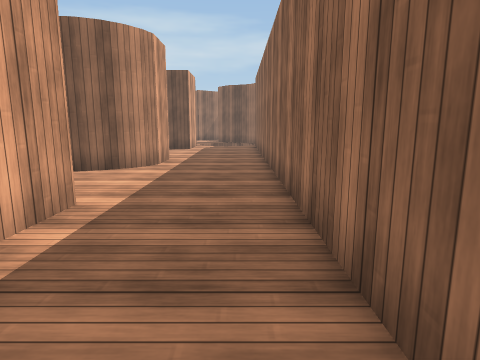
View 1 (above)

23 first-person views from a walk through a Unity game level. The camera is 1.2 m above the floor, tilts 10° down and sees 75° across. The floor is counted in squares, 1 m on a side. Each view is taken from the middle of a square. On the plan, view 1 faces up. The plan holds only what a view shows up to about 13 squares ahead; the rest is blank. The place goes on beyond the plan. The player character is not drawn. Surface patterns are stand-ins for the level's own textures.

View 2
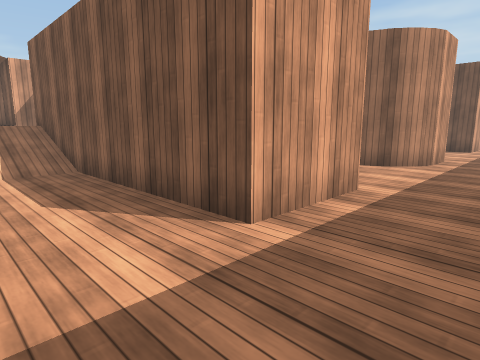

View 3
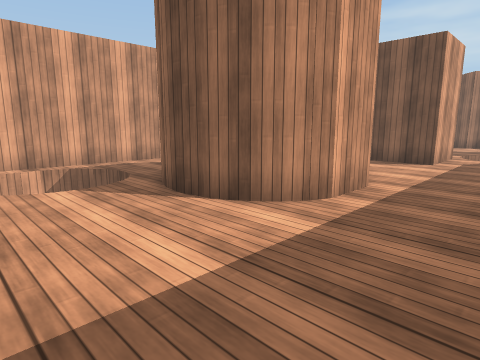

View 4
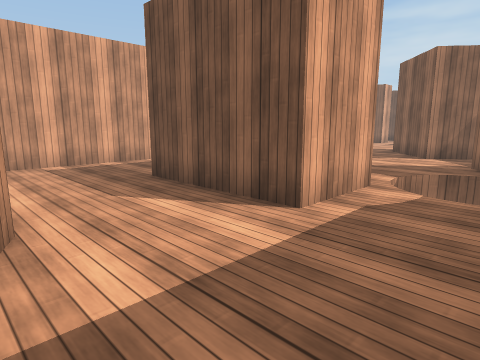

View 5
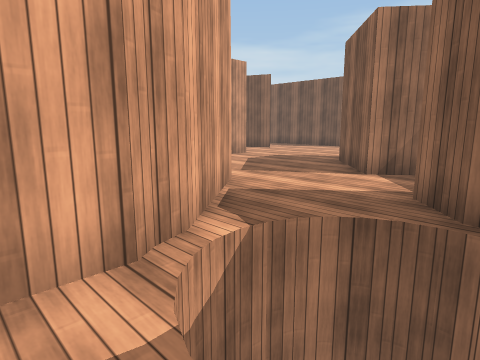

View 6
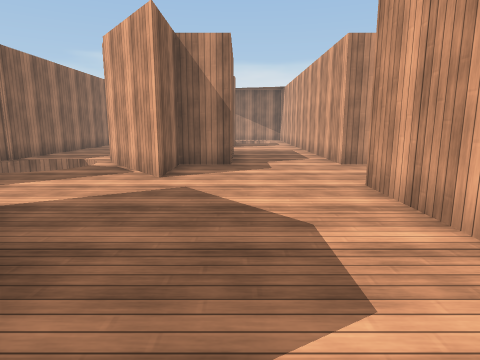

View 7
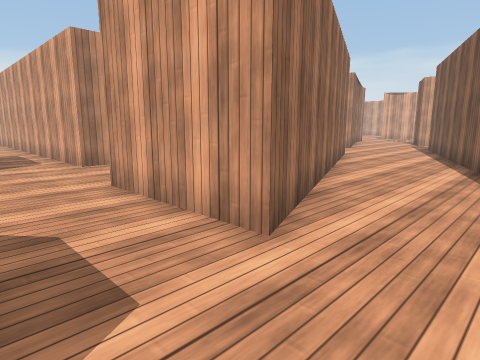

View 8
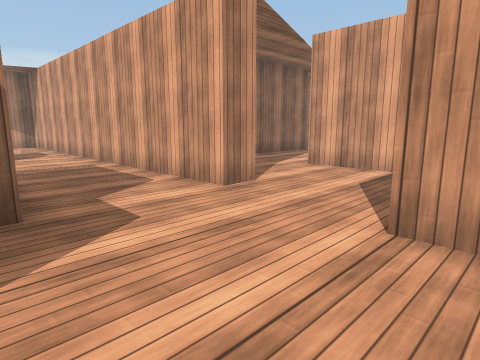

View 9
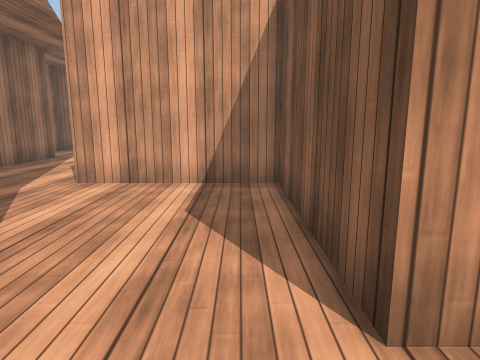

View 10
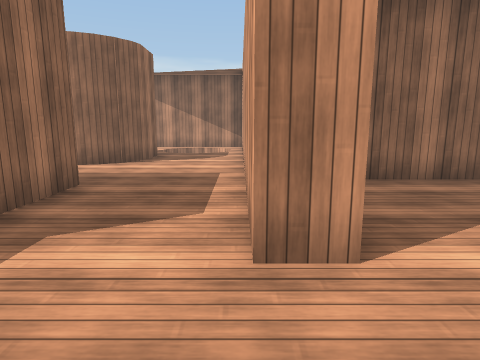

View 11
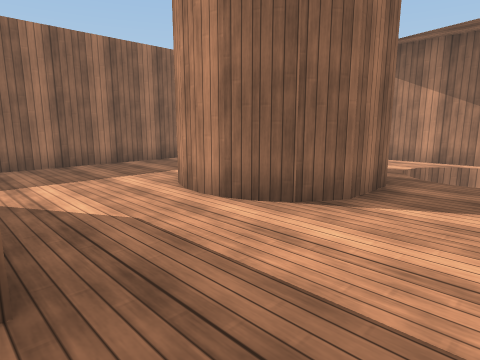

View 12
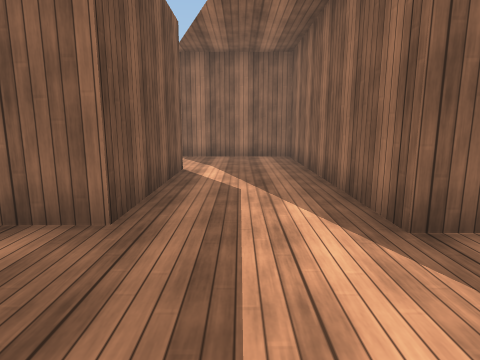

View 13
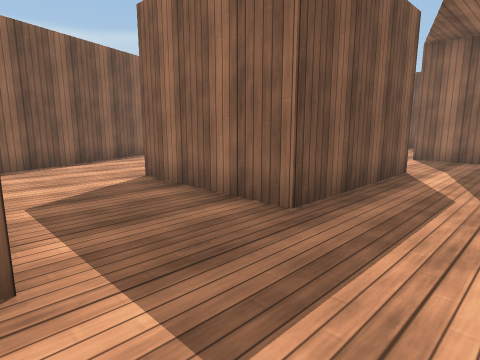

View 14
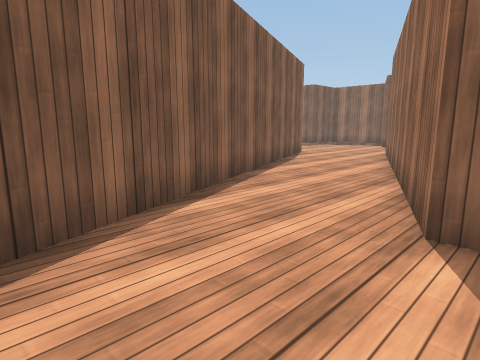

View 15
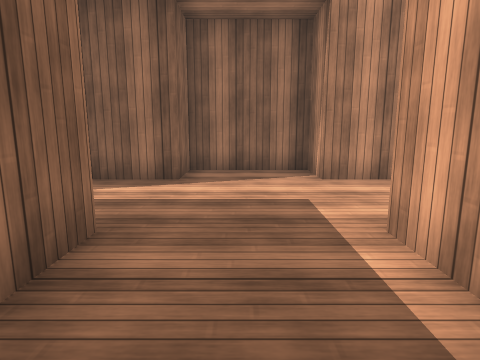

View 16
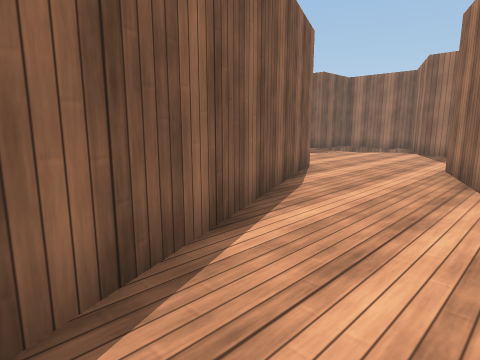

View 17
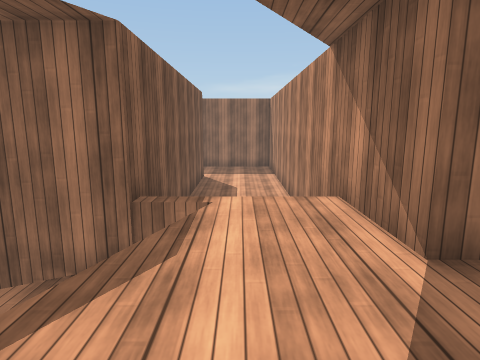

View 18
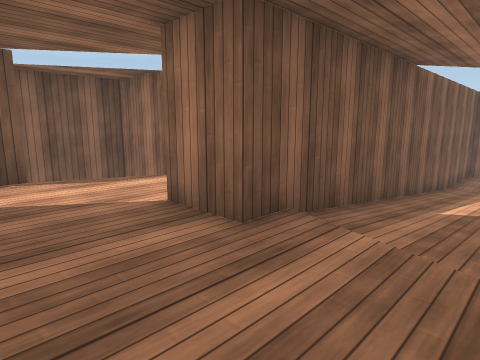

View 19
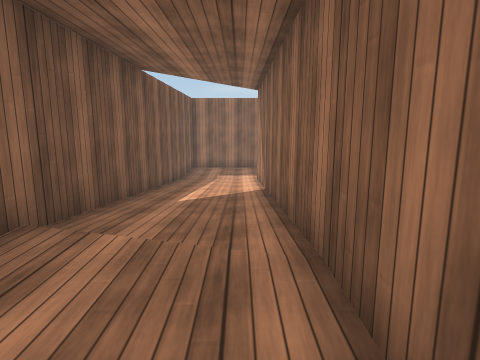

View 20
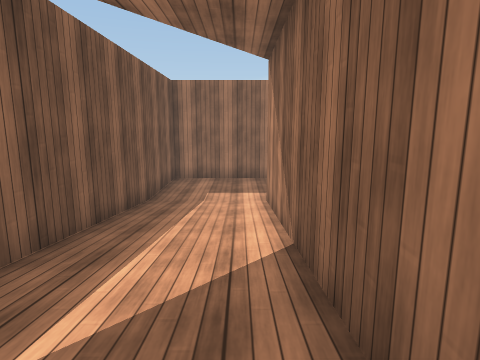

View 21
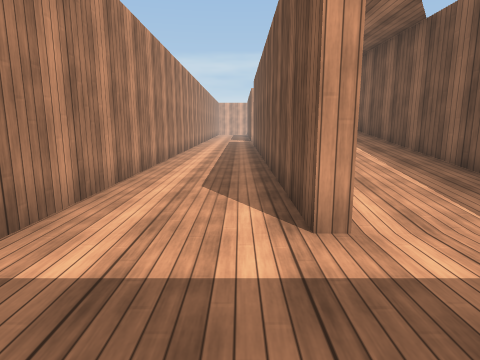

View 22
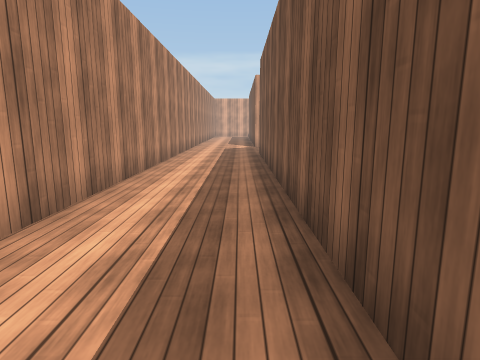

View 23
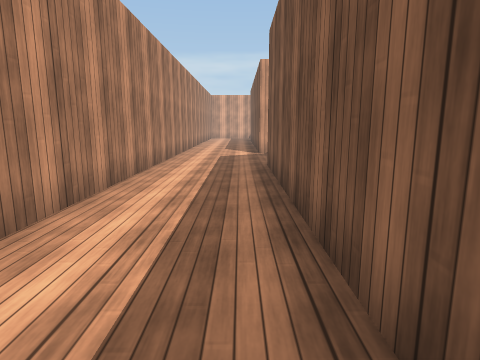

### Floor plan
Key: @ floor where view 1 was taken; # wall or solid block; . main floor; : floor 0.25 m higher than the main floor; + floor 0.5 m higher than the main floor; * floor 0.75 m higher than the main floor; % floor 1 m higher than the main floor; & floor 1.25 m higher than the main floor; / step, stairs or slope; v drop or lower ground.
Columns run from 24 left of view 1 to 1 right of it. Each row starts with its distance up from view 1.
 29         ####.......#
 28       ###..........#
 27    ####............##
 26  ###........###.....###
 25  #........### #......#.
 24  ......#####  #........
 23   ...### ######........#
 22  ....#   #.............#
 21   ...#   #.........#...
 20  #...#   #.........##.
 19  #...#####...##...####
 18  ............##...#  #.  #
 17 .............##...#  #...#
 16 .............##...####...#
 15 ##...##########..........#
 14  #...#        #..........#
 13  #####        #..........#
 12               #...####...#
 11               #...#  #...#
 10               #...#  #...#
  9               #...####...#
  8               #   .##....#
  7                   .......#
  6                   .......#
  5                  ........#
  4          ####    #####...#
  3            v#    ### #...#
  2         #v  ##########...#
  1         &&vv&///.........#
  0        &&&&&&///........@
 -1         &&&&&    ...... .
 -2        &&&###########
 -3        &&&################
 -4        &&&&%%**+++::.....#
 -5         &&&%%**+++::.....#
 -6        &&&&%%**+++::.....#
 -7  #...################....#
 -8  ........................
 -9  .......................
-10  ......................
-11  #####################

Where each view was taken, in squares from view 1:
view 1: 0 up, 0 right, facing up
view 2: 1 down, 0 right, facing up-left
view 3: 5 up, 0 right, facing up-left
view 4: 12 up, 0 right, facing up-left
view 5: 17 up, 0 right, facing up-left
view 6: 29 up, 7 left, facing down
view 7: 29 up, 7 left, facing down-left
view 8: 24 up, 6 left, facing down-left
view 9: 22 up, 8 left, facing left
view 10: 22 up, 10 left, facing down
view 11: 16 up, 9 left, facing down-right
view 12: 17 up, 23 left, facing right
view 13: 16 up, 23 left, facing up-right
view 14: 22 up, 23 left, facing up-right
view 15: 22 up, 21 left, facing down
view 16: 25 up, 19 left, facing up-right
view 17: 0 up, 17 left, facing right
view 18: 6 down, 17 left, facing up-right
view 19: 6 down, 17 left, facing right
view 20: 6 down, 12 left, facing right
view 21: 8 down, 0 right, facing left
view 22: 8 down, 6 left, facing left
view 23: 8 down, 10 left, facing left
